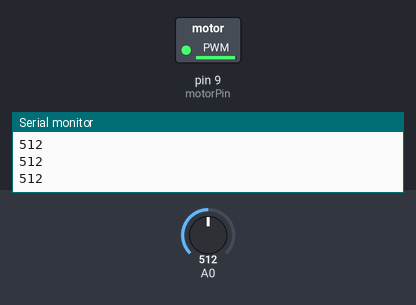
A sketch run on a simulated Arduino Uno, built with avr-gcc and run on an emulated ATmega328P. Parts: switched loads named in the sketch (green lamp = pin HIGH), the last lines printed to the serial monitor. Inputs (shaded band) come from the test bench; at power-on: A0 = 512.

Above: at 1.2 s.
1.3 s: A0 set to 950
2.8 s: A0 set to 972
At 3.1 s:
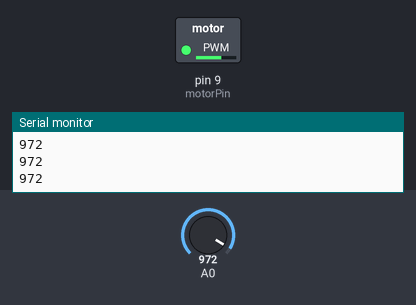
4.3 s: A0 set to 1003
At 5.4 s:
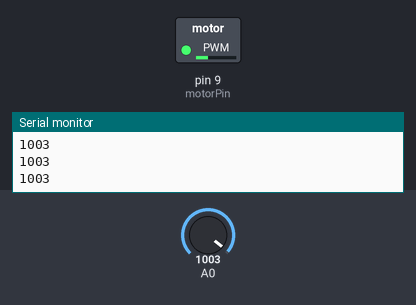
5.8 s: A0 set to 1023
At 6.7 s:
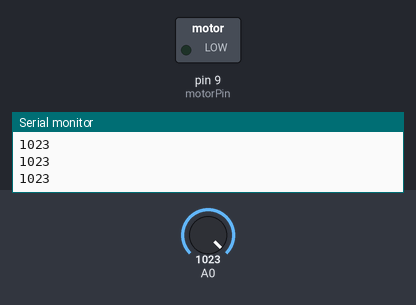
7.3 s: A0 set to 1000
At 7.7 s:
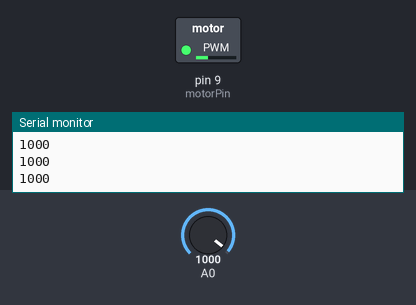
8.8 s: A0 set to 970
At 10.0 s:
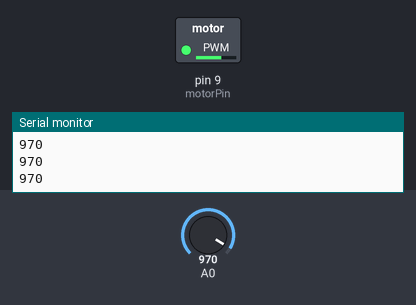
Timing chart, 0 to 11.3 s (numbered marks = the images above; inputs shaded):
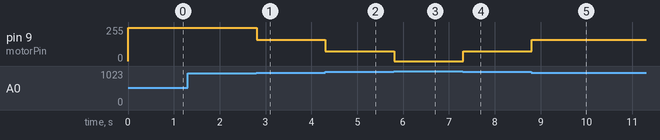

Measured:
- the behaviour switches between 959 and 960 on A0 (found by bisection; images 0 and 1)
- the behaviour switches between 989 and 990 on A0 (found by bisection; images 1 and 2)
- the behaviour switches between 1022 and 1023 on A0 (found by bisection; images 2 and 3)
- after the input at 2.8 s, pin 9 (motorPin): 250/255 → 160/255 at once
- after the input at 4.3 s, pin 9 (motorPin): 160/255 → 75/255 at once
- after the input at 5.8 s, pin 9 (motorPin): 75/255 → 0/255 at once
- after the input at 7.3 s, pin 9 (motorPin): 0/255 → 75/255 at once
- after the input at 8.8 s, pin 9 (motorPin): 75/255 → 160/255 at once

The sketch:

motor_teclado.ino
```cpp
const int motorPin = 9;

int potenciometerValue = 0;
int motorValue =0;
int keyVal = 0;
void setup() {
  pinMode (motorPin, OUTPUT);
  Serial.begin(9600);

}

void loop() {
 keyVal = analogRead(A0);
 Serial.println(keyVal);


 if(keyVal >=1023){
     analogWrite(motorPin, 0);

  }
  else if(keyVal >= 990 && keyVal <=1010){
     analogWrite(motorPin, 75);

  }
   else if(keyVal >= 960 && keyVal <=980){
         analogWrite(motorPin, 160);

  }
  else if(keyVal >= 505 && keyVal <515){
      analogWrite(motorPin, 250);
  }

  else{

  }
}
```
